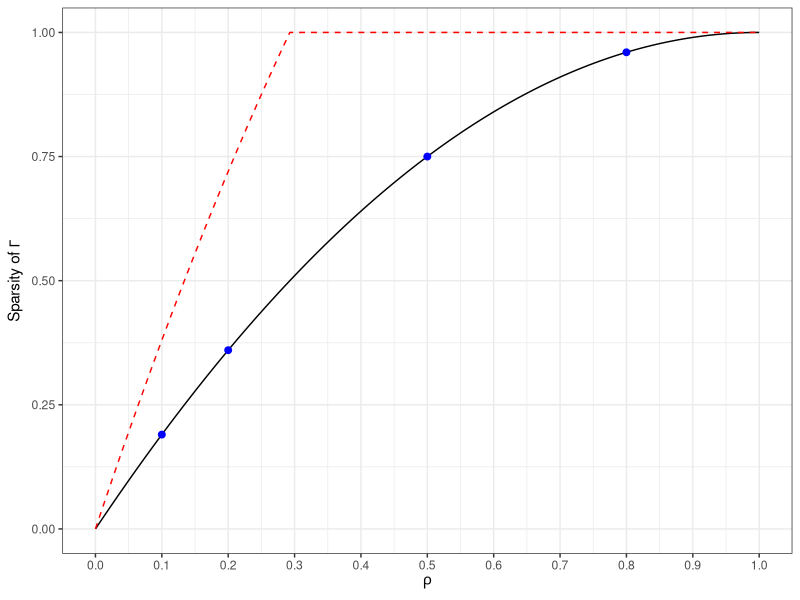

Here is the R script that generated this plot: (Note: this script raises an error after producing the figure.)
library(dplyr)

n = 100000
rho = seq(0:n)/n

df = data.frame(rho = rho, density = 1 - (1-rho)^2, rhos = NA)

df$density2 = apply(df %>% select(density), 1, function(x){min(2*x, 1)})

df$rhos[(df$rho %in% c(0.1, 0.2, 0.5, 0.8))] = df$density[(df$rho %in% c(0.1, 0.2, 0.5, 0.8))]

library(ggplot2)

ggplot(df, mapping = aes(x = rho, y = density)) +
  geom_line() + theme_bw() +
  geom_point(mapping = aes(y = rhos), size = 2, col = 'blue') +
  labs(y= expression("Sparsity of "*Gamma), x = expression(rho)) +
  scale_x_continuous(breaks = (0:10)/10) +
  geom_line(mapping = aes(y = density2), linetype = 'dashed', col = 'red')

ggsave('MISC/sparsity_Gamma.pdf', p, width = 15, height = 10, units = 'cm', dpi = 300)
